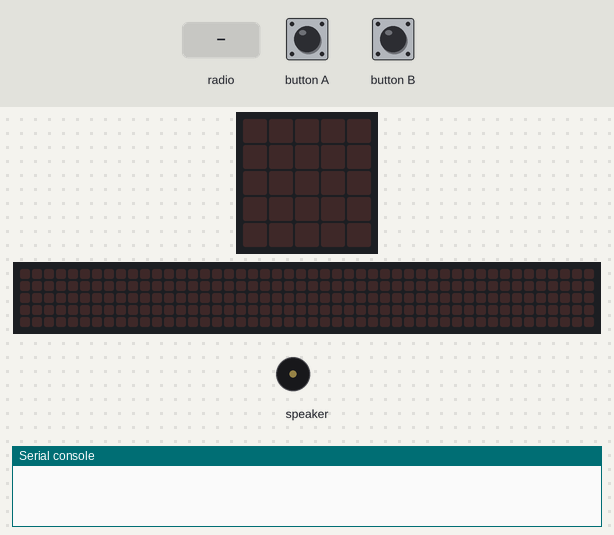
The program below on a simulated Calliope mini (MakeCode). Shown: the board's 5×5 LED display, a strip that is not on the board, showing the scrolling text unrolled, buzzer (waves = sounding), the last lines printed to the serial console. The test bench sets the inputs (shaded band). No radio messages arrive unless stated (any console line starting 'radio sent:' is added by the test bench); the 48×5 strip is a reading aid, not a part: it shows the text the display is scrolling, unrolled, one strip-width of it at a time.

Above: at 1.2 s.
1.3 s: radio message "1" arrives
At 2.6 s:
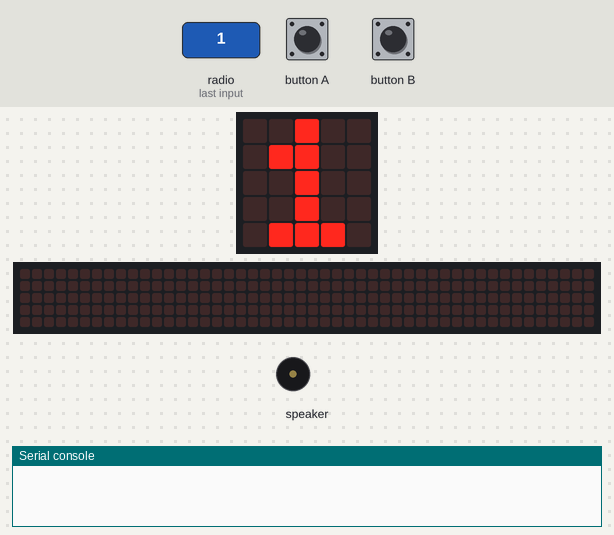
3.3 s: button A pressed for 0.15 s
At 4.27 s:
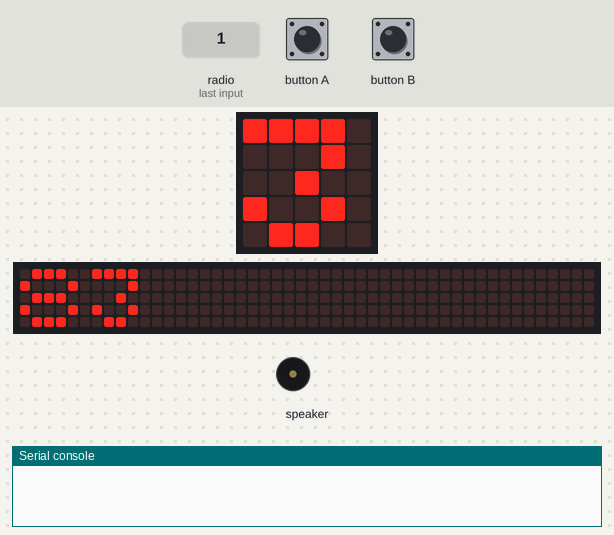
6.3 s: button A pressed for 0.15 s
At 7.5 s:
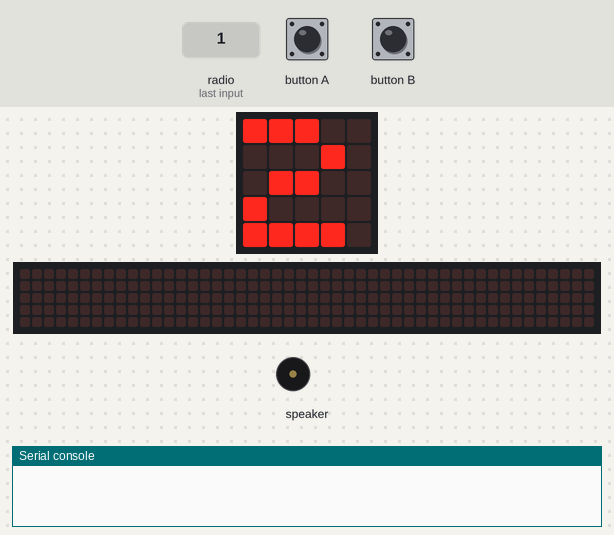
9.3 s: button B pressed for 0.15 s
At 10.57 s:
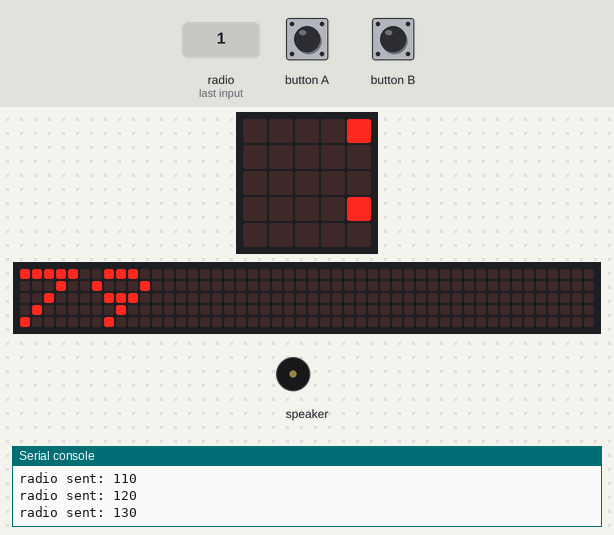
12.4 s: radio message "1" arrives
At 12.75 s:
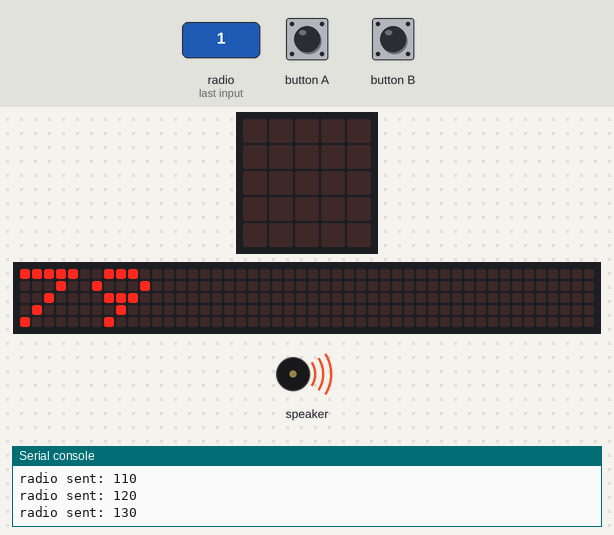
Timing chart, 0 to 15.4 s (numbered marks = the images above; inputs shaded):
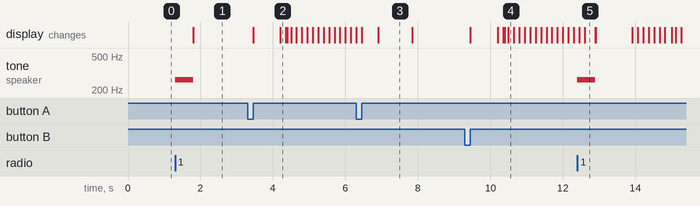

Measured:
- after the input at 1.3 s, tone on speaker: silent → 262 Hz at once, → silent 0.50 s later; the display: changes after 0.51 s (image 1)
- after the input at 3.3 s, the display: first changes after 0.15 s (image 2 shows a later state)
- after the input at 6.3 s, the display: first differs from a run without the input after 0.60 s (image 3)
- after the input at 9.3 s, the display: first changes after 0.15 s (image 4 shows a later state)
- after the input at 12.4 s, tone on speaker: silent → 262 Hz at once, → silent 0.50 s later
- what the display in image 3 shows lasts 1.0 s, from 6.9 s to 7.9 s

The program:

main.ts
```typescript
// THIRD TREASURE - needs written hint: Ich bin prim prim prima und deshalb weiß meine Gruppe die Antwort auf die Frage nach dem Leben, dem Universum und dem ganzen Rest
function setupForThirdTreasure (intervalInSeconds: number) {
    radio.setGroup(42)
    radio.setTransmitPower(7)
    radio.setTransmitSerialNumber(true)
    // band range: 0 - 83
    // prime numbers in the band
    // 2, 3, 5, 7, 11, 13, 17, 19, 23, 29, 31, 37, 41, 43, 47, 53, 59, 61, 67, 71, 73, 79, 83
    band = primeNumbers.pop()
    primeNumbers.unshift(band)
    basic.showNumber(band)
    radio.setFrequencyBand(band)
    basic.pause(intervalInSeconds * 1000)
}
input.onButtonPressed(Button.A, function () {
    mode = mode - 1
    if (mode < 1) {
        mode = 3
    }
    selectMode()
})
// SECOND TREASURE
function emitForSecondTreasure (intervalInSeconds: number) {
    radio.setGroup(6)
    radio.setTransmitPower(7)
    radio.setTransmitSerialNumber(true)
    radio.setFrequencyBand(0)
    noise = (noise + 10) % 1000
    radio.sendNumber(noise)
    // basic.showNumber(noise) //addes to the pause
    basic.pause(intervalInSeconds * 1000)
}
radio.onReceivedString(function (receivedString) {
    radio.setGroup(0)
    music.playTone(262, music.beat(BeatFraction.Whole))
    basic.showString(receivedString)
})
input.onButtonPressed(Button.B, function () {
    mode = mode + 1
    if (mode > 3) {
        mode = 1
    }
    selectMode()
})
function selectMode () {
    basic.showNumber(mode)
    basic.pause(200)
    basic.clearScreen()
}
// FIRST TREASURE
function setupForFirstTreasure () {
    radio.setGroup(1)
    radio.setTransmitPower(7)
    radio.setTransmitSerialNumber(true)
    radio.setFrequencyBand(0)
}
let noise = 0
let mode = 0
let band = 0
let primeNumbers: number[] = []
let group = 0
primeNumbers = [2, 3, 5, 7, 11, 13, 17, 19, 23, 29, 31, 37, 41, 43, 47, 53, 59, 61, 67, 71, 73, 79, 83]
basic.forever(function () {
    if (mode == 1) {
        setupForFirstTreasure()
    }
    if (mode == 2) {
        emitForSecondTreasure(0.1)
    }
    if (mode == 3) {
        setupForThirdTreasure(1)
    }
})
```

test.ts
```typescript
// Hier kann man Tests durchführen; diese Datei wird nicht kompiliert, wenn dieses Paket als Erweiterung verwendet wird.
```
